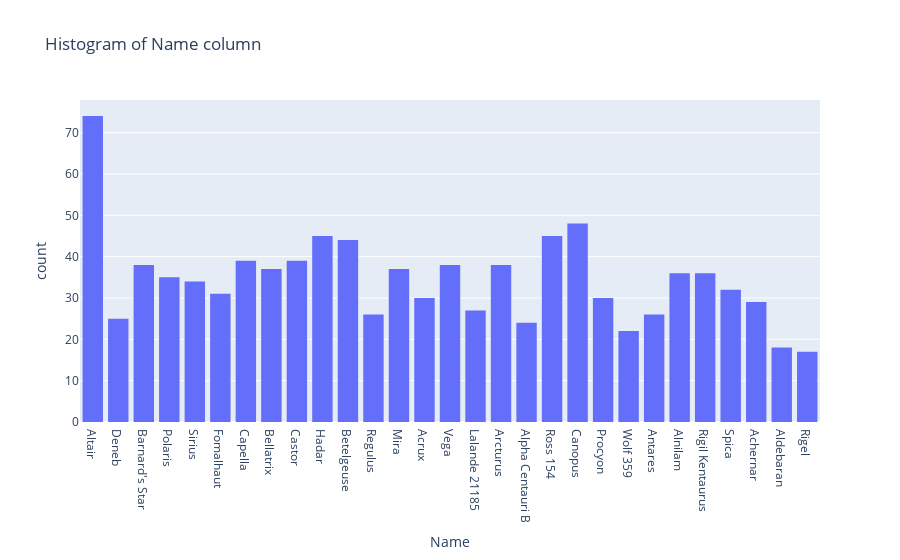

Notebook code cell kept with this figure:
### Code cell
# make a histogram of name column using plotly express:

plt.figure(figsize=(12, 8))
fig = px.histogram(df, x='Name', title='Histogram of Name column')
fig.show()

### Figure 1 — Plotly figure (JSON) as saved in the notebook; plotly's stock layout.template omitted (floating-point values rounded to 4 significant figures; data arrays with more than 128 entries replaced by an {"elided": "..."} marker saying what was removed)
{"data": [{"alignmentgroup": "True", "bingroup": "x", "hovertemplate": "Name=%{x}<br>count=%{y}<extra></extra>", "legendgroup": "", "marker": {"color": "#636efa", "pattern": {"shape": ""}}, "name": "", "offsetgroup": "", "orientation": "v", "showlegend": false, "type": "histogram", "x": {"elided": "1000 str values"}, "xaxis": "x", "yaxis": "y"}], "layout": {"barmode": "relative", "legend": {"tracegroupgap": 0}, "title": {"text": "Histogram of Name column"}, "xaxis": {"anchor": "y", "domain": [0, 1], "title": {"text": "Name"}}, "yaxis": {"anchor": "x", "domain": [0, 1], "title": {"text": "count"}}}}
